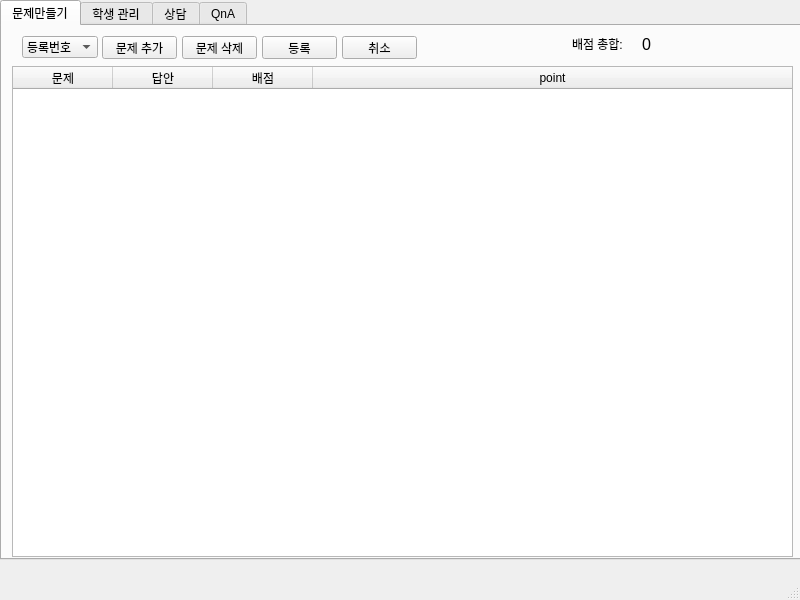
<?xml version="1.0" encoding="UTF-8"?>
<ui version="4.0">
 <class>MainWindow</class>
 <widget class="QMainWindow" name="MainWindow">
  <property name="geometry">
   <rect>
    <x>0</x>
    <y>0</y>
    <width>800</width>
    <height>600</height>
   </rect>
  </property>
  <property name="windowTitle">
   <string>MainWindow</string>
  </property>
  <widget class="QWidget" name="centralwidget">
   <widget class="QStackedWidget" name="stackedWidget">
    <property name="geometry">
     <rect>
      <x>0</x>
      <y>0</y>
      <width>801</width>
      <height>561</height>
     </rect>
    </property>
    <property name="currentIndex">
     <number>2</number>
    </property>
    <widget class="QWidget" name="page">
     <widget class="QLineEdit" name="hle_code">
      <property name="geometry">
       <rect>
        <x>360</x>
        <y>200</y>
        <width>113</width>
        <height>20</height>
       </rect>
      </property>
     </widget>
     <widget class="QPushButton" name="hbt_login">
      <property name="geometry">
       <rect>
        <x>490</x>
        <y>200</y>
        <width>75</width>
        <height>51</height>
       </rect>
      </property>
      <property name="text">
       <string> 로그인</string>
      </property>
     </widget>
     <widget class="QLabel" name="label">
      <property name="geometry">
       <rect>
        <x>300</x>
        <y>200</y>
        <width>56</width>
        <height>20</height>
       </rect>
      </property>
      <property name="text">
       <string>CODE :</string>
      </property>
     </widget>
     <widget class="Line" name="line_6">
      <property name="geometry">
       <rect>
        <x>210</x>
        <y>150</y>
        <width>421</width>
        <height>20</height>
       </rect>
      </property>
      <property name="orientation">
       <enum>Qt::Horizontal</enum>
      </property>
     </widget>
     <widget class="Line" name="line_8">
      <property name="geometry">
       <rect>
        <x>200</x>
        <y>160</y>
        <width>20</width>
        <height>271</height>
       </rect>
      </property>
      <property name="orientation">
       <enum>Qt::Vertical</enum>
      </property>
     </widget>
     <widget class="Line" name="line_7">
      <property name="geometry">
       <rect>
        <x>210</x>
        <y>290</y>
        <width>421</width>
        <height>20</height>
       </rect>
      </property>
      <property name="orientation">
       <enum>Qt::Horizontal</enum>
      </property>
     </widget>
     <widget class="Line" name="line_9">
      <property name="geometry">
       <rect>
        <x>621</x>
        <y>160</y>
        <width>20</width>
        <height>271</height>
       </rect>
      </property>
      <property name="orientation">
       <enum>Qt::Vertical</enum>
      </property>
     </widget>
     <widget class="QLabel" name="label_2">
      <property name="geometry">
       <rect>
        <x>300</x>
        <y>230</y>
        <width>56</width>
        <height>20</height>
       </rect>
      </property>
      <property name="text">
       <string>이름 :</string>
      </property>
     </widget>
     <widget class="QLineEdit" name="hle_name">
      <property name="geometry">
       <rect>
        <x>360</x>
        <y>230</y>
        <width>113</width>
        <height>20</height>
       </rect>
      </property>
      <property name="text">
       <string/>
      </property>
     </widget>
     <widget class="Line" name="line_10">
      <property name="geometry">
       <rect>
        <x>210</x>
        <y>420</y>
        <width>421</width>
        <height>20</height>
       </rect>
      </property>
      <property name="orientation">
       <enum>Qt::Horizontal</enum>
      </property>
     </widget>
     <widget class="QPushButton" name="hbt_add">
      <property name="geometry">
       <rect>
        <x>490</x>
        <y>310</y>
        <width>75</width>
        <height>51</height>
       </rect>
      </property>
      <property name="text">
       <string>등록</string>
      </property>
     </widget>
     <widget class="QLineEdit" name="hle_add_name">
      <property name="geometry">
       <rect>
        <x>360</x>
        <y>330</y>
        <width>113</width>
        <height>20</height>
       </rect>
      </property>
      <property name="text">
       <string/>
      </property>
     </widget>
     <widget class="QLabel" name="label_3">
      <property name="geometry">
       <rect>
        <x>300</x>
        <y>330</y>
        <width>56</width>
        <height>20</height>
       </rect>
      </property>
      <property name="text">
       <string>이름 :</string>
      </property>
     </widget>
     <widget class="QRadioButton" name="hrb_admin">
      <property name="geometry">
       <rect>
        <x>340</x>
        <y>390</y>
        <width>90</width>
        <height>16</height>
       </rect>
      </property>
      <property name="text">
       <string>관리자</string>
      </property>
      <property name="checked">
       <bool>true</bool>
      </property>
     </widget>
     <widget class="QRadioButton" name="hrb_user">
      <property name="geometry">
       <rect>
        <x>450</x>
        <y>390</y>
        <width>90</width>
        <height>16</height>
       </rect>
      </property>
      <property name="text">
       <string>학생</string>
      </property>
     </widget>
    </widget>
    <widget class="QWidget" name="page_2">
     <widget class="QTabWidget" name="stw">
      <property name="geometry">
       <rect>
        <x>0</x>
        <y>0</y>
        <width>801</width>
        <height>561</height>
       </rect>
      </property>
      <property name="currentIndex">
       <number>1</number>
      </property>
      <widget class="QWidget" name="tab">
       <attribute name="title">
        <string>home</string>
       </attribute>
       <widget class="QLabel" name="label_4">
        <property name="geometry">
         <rect>
          <x>130</x>
          <y>30</y>
          <width>56</width>
          <height>30</height>
         </rect>
        </property>
        <property name="font">
         <font>
          <family>Arial</family>
          <pointsize>12</pointsize>
         </font>
        </property>
        <property name="text">
         <string>이름 :</string>
        </property>
       </widget>
       <widget class="QLabel" name="sl_h_name">
        <property name="geometry">
         <rect>
          <x>180</x>
          <y>30</y>
          <width>56</width>
          <height>30</height>
         </rect>
        </property>
        <property name="font">
         <font>
          <family>Arial</family>
          <pointsize>12</pointsize>
         </font>
        </property>
        <property name="text">
         <string>name</string>
        </property>
       </widget>
       <widget class="QLCDNumber" name="slcd_h_point">
        <property name="geometry">
         <rect>
          <x>360</x>
          <y>30</y>
          <width>111</width>
          <height>31</height>
         </rect>
        </property>
       </widget>
       <widget class="QLabel" name="label_6">
        <property name="geometry">
         <rect>
          <x>310</x>
          <y>30</y>
          <width>56</width>
          <height>30</height>
         </rect>
        </property>
        <property name="font">
         <font>
          <family>Arial</family>
          <pointsize>12</pointsize>
         </font>
        </property>
        <property name="text">
         <string>point :</string>
        </property>
       </widget>
       <widget class="QLabel" name="label_7">
        <property name="geometry">
         <rect>
          <x>530</x>
          <y>30</y>
          <width>56</width>
          <height>30</height>
         </rect>
        </property>
        <property name="font">
         <font>
          <family>Arial</family>
          <pointsize>12</pointsize>
         </font>
        </property>
        <property name="text">
         <string>등급 :</string>
        </property>
       </widget>
       <widget class="Line" name="line_11">
        <property name="geometry">
         <rect>
          <x>5</x>
          <y>80</y>
          <width>781</width>
          <height>20</height>
         </rect>
        </property>
        <property name="orientation">
         <enum>Qt::Horizontal</enum>
        </property>
       </widget>
       <widget class="QLabel" name="sl_h_rating">
        <property name="geometry">
         <rect>
          <x>590</x>
          <y>30</y>
          <width>56</width>
          <height>30</height>
         </rect>
        </property>
        <property name="font">
         <font>
          <family>Arial</family>
          <pointsize>22</pointsize>
         </font>
        </property>
        <property name="text">
         <string>F</string>
        </property>
       </widget>
       <widget class="Line" name="line_12">
        <property name="geometry">
         <rect>
          <x>385</x>
          <y>90</y>
          <width>20</width>
          <height>441</height>
         </rect>
        </property>
        <property name="orientation">
         <enum>Qt::Vertical</enum>
        </property>
       </widget>
       <widget class="QTableWidget" name="stw_h_score">
        <property name="geometry">
         <rect>
          <x>410</x>
          <y>100</y>
          <width>371</width>
          <height>421</height>
         </rect>
        </property>
       </widget>
       <widget class="QTableWidget" name="stw_h_progress">
        <property name="geometry">
         <rect>
          <x>10</x>
          <y>100</y>
          <width>371</width>
          <height>421</height>
         </rect>
        </property>
       </widget>
      </widget>
      <widget class="QWidget" name="tab_2">
       <attribute name="title">
        <string>학습</string>
       </attribute>
       <widget class="QTableWidget" name="stw_contents">
        <property name="geometry">
         <rect>
          <x>10</x>
          <y>120</y>
          <width>771</width>
          <height>401</height>
         </rect>
        </property>
        <property name="sizeAdjustPolicy">
         <enum>QAbstractScrollArea::AdjustIgnored</enum>
        </property>
        <property name="editTriggers">
         <set>QAbstractItemView::NoEditTriggers</set>
        </property>
        <attribute name="horizontalHeaderCascadingSectionResizes">
         <bool>false</bool>
        </attribute>
        <attribute name="horizontalHeaderStretchLastSection">
         <bool>false</bool>
        </attribute>
        <attribute name="verticalHeaderCascadingSectionResizes">
         <bool>false</bool>
        </attribute>
        <attribute name="verticalHeaderHighlightSections">
         <bool>false</bool>
        </attribute>
        <column>
         <property name="text">
          <string>번호</string>
         </property>
        </column>
        <column>
         <property name="text">
          <string>연도</string>
         </property>
        </column>
        <column>
         <property name="text">
          <string>내용</string>
         </property>
        </column>
       </widget>
       <widget class="Line" name="line_13">
        <property name="geometry">
         <rect>
          <x>10</x>
          <y>90</y>
          <width>771</width>
          <height>20</height>
         </rect>
        </property>
        <property name="orientation">
         <enum>Qt::Horizontal</enum>
        </property>
       </widget>
       <widget class="QComboBox" name="comboBox">
        <property name="geometry">
         <rect>
          <x>320</x>
          <y>50</y>
          <width>111</width>
          <height>22</height>
         </rect>
        </property>
       </widget>
       <widget class="QLabel" name="label_5">
        <property name="geometry">
         <rect>
          <x>150</x>
          <y>50</y>
          <width>131</width>
          <height>21</height>
         </rect>
        </property>
        <property name="text">
         <string>연도 선택 </string>
        </property>
       </widget>
       <widget class="QPushButton" name="study_save_btn">
        <property name="geometry">
         <rect>
          <x>650</x>
          <y>20</y>
          <width>121</width>
          <height>31</height>
         </rect>
        </property>
        <property name="text">
         <string>학습내용 저장</string>
        </property>
       </widget>
       <widget class="QPushButton" name="load_study_btn">
        <property name="geometry">
         <rect>
          <x>650</x>
          <y>60</y>
          <width>121</width>
          <height>31</height>
         </rect>
        </property>
        <property name="text">
         <string>학습내용 불러오기</string>
        </property>
       </widget>
      </widget>
      <widget class="QWidget" name="tab_3">
       <attribute name="title">
        <string>문제</string>
       </attribute>
       <widget class="QPushButton" name="sbr_test">
        <property name="geometry">
         <rect>
          <x>730</x>
          <y>340</y>
          <width>51</width>
          <height>191</height>
         </rect>
        </property>
        <property name="text">
         <string>제출</string>
        </property>
       </widget>
       <widget class="QTableWidget" name="stw_test">
        <property name="geometry">
         <rect>
          <x>0</x>
          <y>10</y>
          <width>781</width>
          <height>321</height>
         </rect>
        </property>
        <property name="editTriggers">
         <set>QAbstractItemView::NoEditTriggers</set>
        </property>
       </widget>
       <widget class="QTableWidget" name="answer_table">
        <property name="geometry">
         <rect>
          <x>0</x>
          <y>340</y>
          <width>721</width>
          <height>192</height>
         </rect>
        </property>
       </widget>
      </widget>
      <widget class="QWidget" name="tab_4">
       <attribute name="title">
        <string>상담</string>
       </attribute>
       <widget class="Line" name="line_17">
        <property name="geometry">
         <rect>
          <x>10</x>
          <y>30</y>
          <width>771</width>
          <height>20</height>
         </rect>
        </property>
        <property name="orientation">
         <enum>Qt::Horizontal</enum>
        </property>
       </widget>
       <widget class="QListWidget" name="slw_chat">
        <property name="geometry">
         <rect>
          <x>10</x>
          <y>50</y>
          <width>771</width>
          <height>471</height>
         </rect>
        </property>
       </widget>
       <widget class="QLineEdit" name="sle_chat">
        <property name="geometry">
         <rect>
          <x>10</x>
          <y>10</y>
          <width>771</width>
          <height>22</height>
         </rect>
        </property>
       </widget>
      </widget>
      <widget class="QWidget" name="tab_5">
       <attribute name="title">
        <string>QnA</string>
       </attribute>
       <widget class="QLineEdit" name="sle_qa">
        <property name="geometry">
         <rect>
          <x>10</x>
          <y>10</y>
          <width>691</width>
          <height>101</height>
         </rect>
        </property>
       </widget>
       <widget class="QTableWidget" name="stw_qa">
        <property name="geometry">
         <rect>
          <x>10</x>
          <y>140</y>
          <width>771</width>
          <height>381</height>
         </rect>
        </property>
        <property name="editTriggers">
         <set>QAbstractItemView::NoEditTriggers</set>
        </property>
        <attribute name="horizontalHeaderDefaultSectionSize">
         <number>150</number>
        </attribute>
        <attribute name="horizontalHeaderMinimumSectionSize">
         <number>50</number>
        </attribute>
        <attribute name="horizontalHeaderStretchLastSection">
         <bool>true</bool>
        </attribute>
        <column>
         <property name="text">
          <string>질문등록번호</string>
         </property>
        </column>
        <column>
         <property name="text">
          <string>회원코드</string>
         </property>
        </column>
        <column>
         <property name="text">
          <string>이름</string>
         </property>
        </column>
        <column>
         <property name="text">
          <string>질문</string>
         </property>
        </column>
        <column>
         <property name="text">
          <string>답변</string>
         </property>
        </column>
       </widget>
       <widget class="QPushButton" name="sbt_qa">
        <property name="geometry">
         <rect>
          <x>710</x>
          <y>10</y>
          <width>75</width>
          <height>101</height>
         </rect>
        </property>
        <property name="text">
         <string>등록</string>
        </property>
       </widget>
       <widget class="Line" name="line_16">
        <property name="geometry">
         <rect>
          <x>10</x>
          <y>120</y>
          <width>771</width>
          <height>20</height>
         </rect>
        </property>
        <property name="orientation">
         <enum>Qt::Horizontal</enum>
        </property>
       </widget>
      </widget>
     </widget>
    </widget>
    <widget class="QWidget" name="page_3">
     <widget class="QTabWidget" name="atw">
      <property name="geometry">
       <rect>
        <x>0</x>
        <y>0</y>
        <width>801</width>
        <height>560</height>
       </rect>
      </property>
      <property name="maximumSize">
       <size>
        <width>801</width>
        <height>560</height>
       </size>
      </property>
      <property name="currentIndex">
       <number>0</number>
      </property>
      <widget class="QWidget" name="tab_q">
       <attribute name="title">
        <string>문제만들기</string>
       </attribute>
       <widget class="QPushButton" name="abt_finish">
        <property name="geometry">
         <rect>
          <x>260</x>
          <y>10</y>
          <width>75</width>
          <height>23</height>
         </rect>
        </property>
        <property name="text">
         <string>등록</string>
        </property>
       </widget>
       <widget class="QPushButton" name="abt_del">
        <property name="geometry">
         <rect>
          <x>180</x>
          <y>10</y>
          <width>75</width>
          <height>23</height>
         </rect>
        </property>
        <property name="text">
         <string>문제 삭제</string>
        </property>
       </widget>
       <widget class="QComboBox" name="acb_num">
        <property name="geometry">
         <rect>
          <x>20</x>
          <y>10</y>
          <width>76</width>
          <height>22</height>
         </rect>
        </property>
        <item>
         <property name="text">
          <string>등록번호</string>
         </property>
        </item>
       </widget>
       <widget class="QTableWidget" name="atw_q">
        <property name="geometry">
         <rect>
          <x>10</x>
          <y>40</y>
          <width>781</width>
          <height>491</height>
         </rect>
        </property>
        <attribute name="horizontalHeaderStretchLastSection">
         <bool>true</bool>
        </attribute>
        <column>
         <property name="text">
          <string>문제</string>
         </property>
        </column>
        <column>
         <property name="text">
          <string>답안</string>
         </property>
        </column>
        <column>
         <property name="text">
          <string>배점</string>
         </property>
        </column>
        <column>
         <property name="text">
          <string>point</string>
         </property>
        </column>
       </widget>
       <widget class="QPushButton" name="abt_cancel">
        <property name="geometry">
         <rect>
          <x>340</x>
          <y>10</y>
          <width>75</width>
          <height>23</height>
         </rect>
        </property>
        <property name="text">
         <string>취소</string>
        </property>
       </widget>
       <widget class="QPushButton" name="abt_add">
        <property name="geometry">
         <rect>
          <x>100</x>
          <y>10</y>
          <width>75</width>
          <height>23</height>
         </rect>
        </property>
        <property name="text">
         <string>문제 추가</string>
        </property>
       </widget>
       <widget class="QLabel" name="label_5">
        <property name="geometry">
         <rect>
          <x>570</x>
          <y>10</y>
          <width>61</width>
          <height>16</height>
         </rect>
        </property>
        <property name="text">
         <string>배점 총합:</string>
        </property>
       </widget>
       <widget class="QLabel" name="al_score">
        <property name="geometry">
         <rect>
          <x>640</x>
          <y>10</y>
          <width>61</width>
          <height>16</height>
         </rect>
        </property>
        <property name="font">
         <font>
          <pointsize>12</pointsize>
         </font>
        </property>
        <property name="text">
         <string>0</string>
        </property>
       </widget>
      </widget>
      <widget class="QWidget" name="tab_u">
       <attribute name="title">
        <string>학생 관리</string>
       </attribute>
       <widget class="QListWidget" name="alw_user">
        <property name="geometry">
         <rect>
          <x>10</x>
          <y>10</y>
          <width>256</width>
          <height>511</height>
         </rect>
        </property>
       </widget>
       <widget class="Line" name="line">
        <property name="geometry">
         <rect>
          <x>270</x>
          <y>10</y>
          <width>20</width>
          <height>511</height>
         </rect>
        </property>
        <property name="orientation">
         <enum>Qt::Vertical</enum>
        </property>
       </widget>
       <widget class="QTreeWidget" name="atw_record">
        <property name="geometry">
         <rect>
          <x>290</x>
          <y>10</y>
          <width>491</width>
          <height>511</height>
         </rect>
        </property>
        <property name="editTriggers">
         <set>QAbstractItemView::NoEditTriggers</set>
        </property>
        <attribute name="headerCascadingSectionResizes">
         <bool>false</bool>
        </attribute>
        <attribute name="headerHighlightSections">
         <bool>true</bool>
        </attribute>
        <attribute name="headerShowSortIndicator" stdset="0">
         <bool>false</bool>
        </attribute>
        <attribute name="headerStretchLastSection">
         <bool>true</bool>
        </attribute>
        <column>
         <property name="text">
          <string>등록번호/ 문제</string>
         </property>
        </column>
        <column>
         <property name="text">
          <string>이름/ 답안</string>
         </property>
        </column>
        <column>
         <property name="text">
          <string>점수/ 이름</string>
         </property>
        </column>
        <column>
         <property name="text">
          <string>채점</string>
         </property>
        </column>
        <column>
         <property name="text">
          <string>소요시간</string>
         </property>
        </column>
       </widget>
      </widget>
      <widget class="QWidget" name="tab_c">
       <attribute name="title">
        <string>상담</string>
       </attribute>
       <widget class="QListWidget" name="alw_chat_user">
        <property name="geometry">
         <rect>
          <x>10</x>
          <y>50</y>
          <width>256</width>
          <height>471</height>
         </rect>
        </property>
       </widget>
       <widget class="Line" name="line_3">
        <property name="geometry">
         <rect>
          <x>270</x>
          <y>40</y>
          <width>20</width>
          <height>481</height>
         </rect>
        </property>
        <property name="orientation">
         <enum>Qt::Vertical</enum>
        </property>
       </widget>
       <widget class="Line" name="line_4">
        <property name="geometry">
         <rect>
          <x>10</x>
          <y>30</y>
          <width>771</width>
          <height>20</height>
         </rect>
        </property>
        <property name="orientation">
         <enum>Qt::Horizontal</enum>
        </property>
       </widget>
       <widget class="QLineEdit" name="ale_chat">
        <property name="geometry">
         <rect>
          <x>10</x>
          <y>10</y>
          <width>771</width>
          <height>22</height>
         </rect>
        </property>
       </widget>
       <widget class="QListWidget" name="alw_chat">
        <property name="geometry">
         <rect>
          <x>290</x>
          <y>50</y>
          <width>491</width>
          <height>471</height>
         </rect>
        </property>
       </widget>
      </widget>
      <widget class="QWidget" name="tab_qa">
       <attribute name="title">
        <string>QnA</string>
       </attribute>
       <widget class="QLineEdit" name="ale_qa">
        <property name="geometry">
         <rect>
          <x>10</x>
          <y>10</y>
          <width>691</width>
          <height>101</height>
         </rect>
        </property>
       </widget>
       <widget class="QPushButton" name="abt_qa">
        <property name="geometry">
         <rect>
          <x>710</x>
          <y>10</y>
          <width>75</width>
          <height>101</height>
         </rect>
        </property>
        <property name="text">
         <string>등록</string>
        </property>
       </widget>
       <widget class="Line" name="line_5">
        <property name="geometry">
         <rect>
          <x>10</x>
          <y>120</y>
          <width>771</width>
          <height>20</height>
         </rect>
        </property>
        <property name="orientation">
         <enum>Qt::Horizontal</enum>
        </property>
       </widget>
       <widget class="QTableWidget" name="atw_qa">
        <property name="geometry">
         <rect>
          <x>10</x>
          <y>140</y>
          <width>771</width>
          <height>381</height>
         </rect>
        </property>
        <property name="editTriggers">
         <set>QAbstractItemView::NoEditTriggers</set>
        </property>
        <attribute name="horizontalHeaderDefaultSectionSize">
         <number>150</number>
        </attribute>
        <attribute name="horizontalHeaderMinimumSectionSize">
         <number>50</number>
        </attribute>
        <attribute name="horizontalHeaderStretchLastSection">
         <bool>true</bool>
        </attribute>
        <column>
         <property name="text">
          <string>질문등록번호</string>
         </property>
        </column>
        <column>
         <property name="text">
          <string>회원코드</string>
         </property>
        </column>
        <column>
         <property name="text">
          <string>이름</string>
         </property>
        </column>
        <column>
         <property name="text">
          <string>질문</string>
         </property>
        </column>
        <column>
         <property name="text">
          <string>답변</string>
         </property>
        </column>
       </widget>
      </widget>
     </widget>
    </widget>
   </widget>
  </widget>
  <widget class="QMenuBar" name="menubar">
   <property name="geometry">
    <rect>
     <x>0</x>
     <y>0</y>
     <width>799</width>
     <height>21</height>
    </rect>
   </property>
  </widget>
  <widget class="QStatusBar" name="statusbar"/>
 </widget>
 <resources/>
 <connections/>
</ui>
